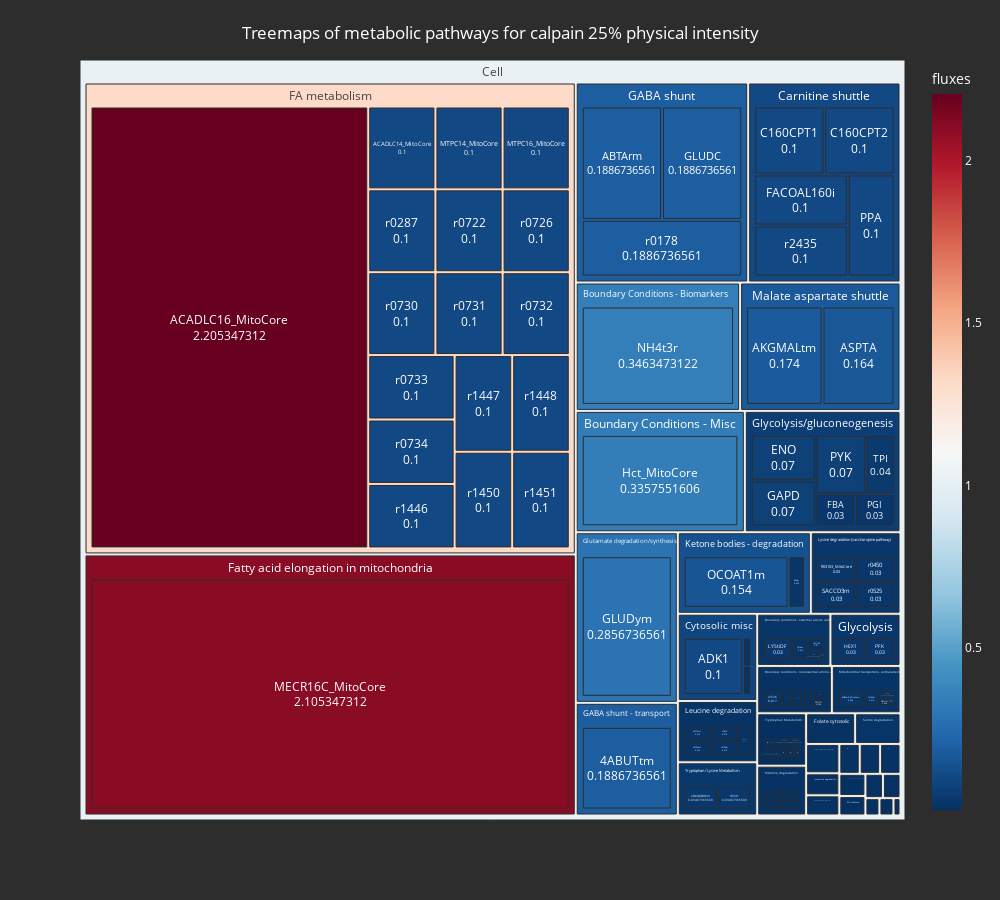
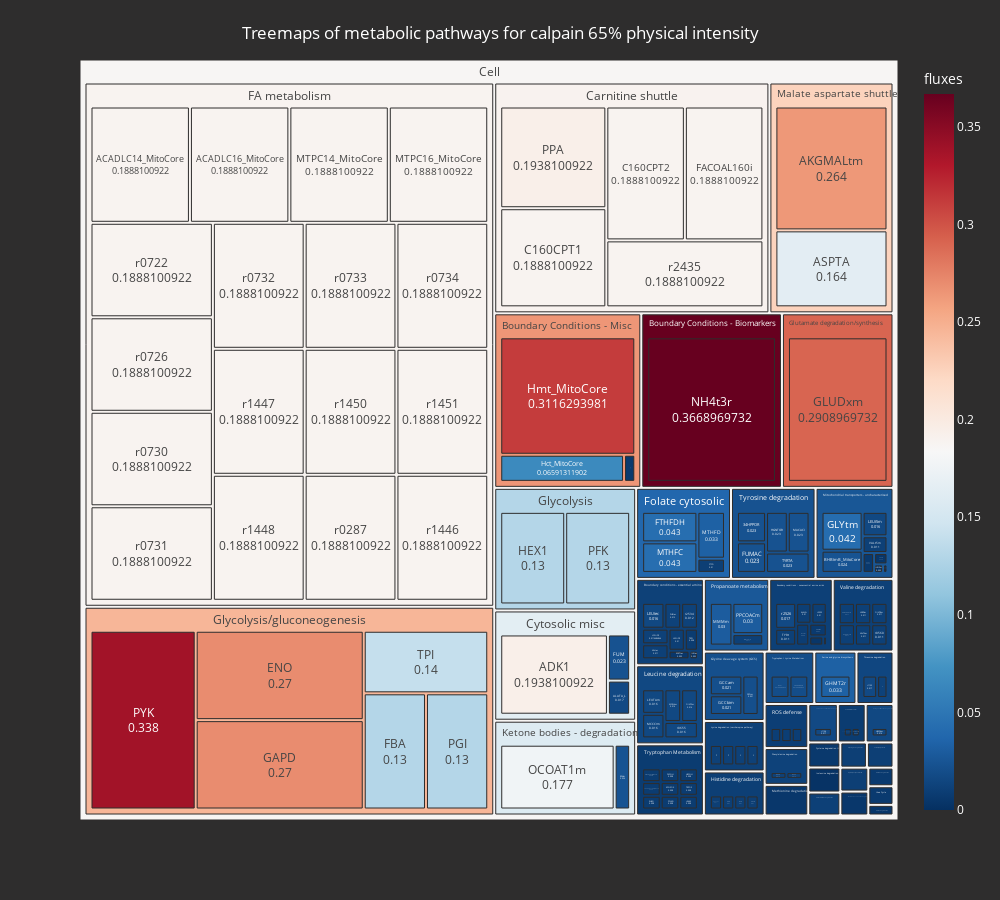
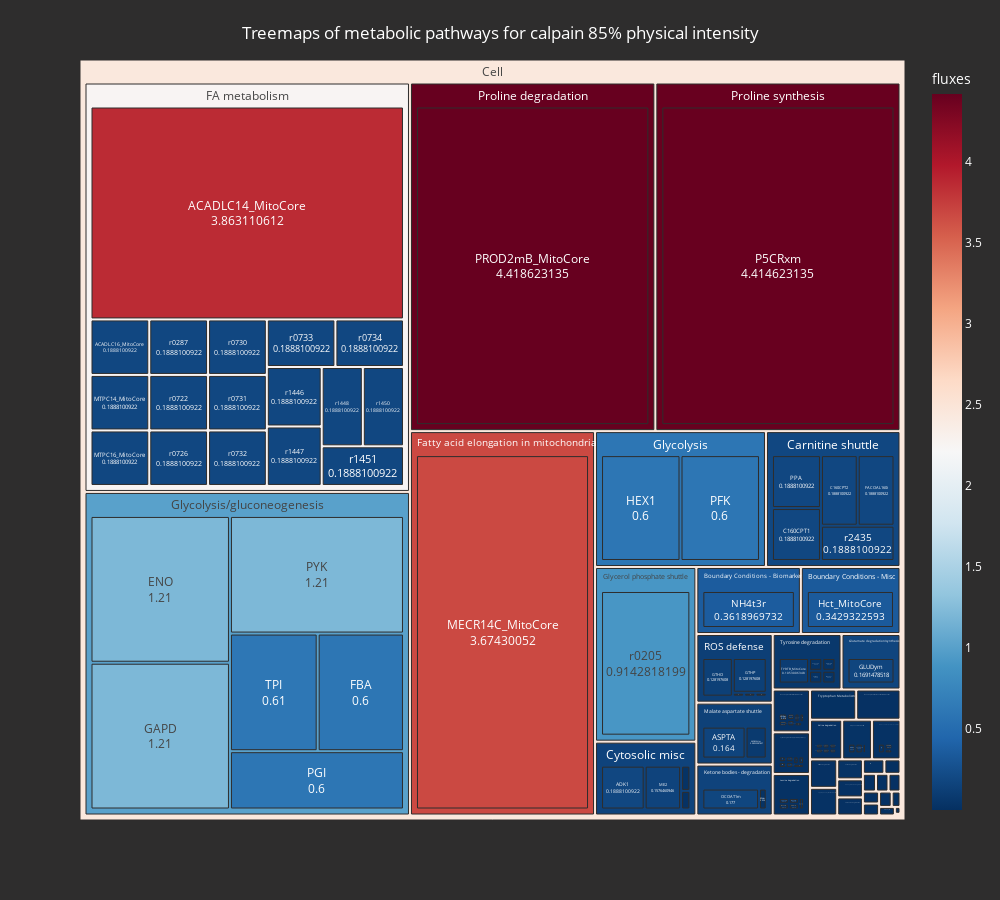

Write notebook code for charts like these, in order.
### Markdown cell above
### Building treemaps

### Code cell
display_treemap(dt25_calpain, 'calpain 25')
display_treemap(dt65_calpain, 'calpain 65')
display_treemap(dt85_calpain, 'calpain 85')

### Figure 1 — Plotly figure (JSON) as saved in the notebook; plotly's stock layout.template omitted (floating-point values rounded to 4 significant figures; data arrays with more than 128 entries replaced by an {"elided": "..."} marker saying what was removed)
{"data": [{"branchvalues": "total", "customdata": {"elided": "152x1 float values"}, "domain": {"x": [0, 1], "y": [0, 1]}, "hovertemplate": "Pathway or enzyme=%{label}<br>Flux=%{value}<br>Percentage=.%{percent entry}<extra></extra>", "ids": {"elided": "152 str values"}, "labels": {"elided": "152 str values"}, "marker": {"coloraxis": "coloraxis", "colors": {"elided": "152 float values"}}, "name": "", "parents": {"elided": "152 str values"}, "textinfo": "label+value", "textposition": "middle center", "type": "treemap", "values": {"elided": "152 float values"}}], "layout": {"coloraxis": {"colorbar": {"title": {"text": "fluxes"}}, "colorscale": [[0, "rgb(5,48,97)"], [0.1, "rgb(33,102,172)"], [0.2, "rgb(67,147,195)"], [0.3, "rgb(146,197,222)"], [0.4, "rgb(209,229,240)"], [0.5, "rgb(247,247,247)"], [0.6, "rgb(253,219,199)"], [0.7, "rgb(244,165,130)"], [0.8, "rgb(214,96,77)"], [0.9, "rgb(178,24,43)"], [1, "rgb(103,0,31)"]]}, "font": {"color": "white"}, "height": 900, "legend": {"tracegroupgap": 0}, "margin": {"t": 60}, "paper_bgcolor": "#2e2d2d", "plot_bgcolor": "rgba(0, 0, 0, 100)", "title": {"text": "Treemaps of metabolic pathways for calpain 25% physical intensity", "x": 0.5, "y": 0.97}, "width": 1000}}

### Figure 2 — Plotly figure (JSON) as saved in the notebook; plotly's stock layout.template omitted (floating-point values rounded to 4 significant figures; data arrays with more than 128 entries replaced by an {"elided": "..."} marker saying what was removed)
{"data": [{"branchvalues": "total", "customdata": {"elided": "194x1 float values"}, "domain": {"x": [0, 1], "y": [0, 1]}, "hovertemplate": "Pathway or enzyme=%{label}<br>Flux=%{value}<br>Percentage=.%{percent entry}<extra></extra>", "ids": {"elided": "194 str values"}, "labels": {"elided": "194 str values"}, "marker": {"coloraxis": "coloraxis", "colors": {"elided": "194 float values"}}, "name": "", "parents": {"elided": "194 str values"}, "textinfo": "label+value", "textposition": "middle center", "type": "treemap", "values": {"elided": "194 float values"}}], "layout": {"coloraxis": {"colorbar": {"title": {"text": "fluxes"}}, "colorscale": [[0, "rgb(5,48,97)"], [0.1, "rgb(33,102,172)"], [0.2, "rgb(67,147,195)"], [0.3, "rgb(146,197,222)"], [0.4, "rgb(209,229,240)"], [0.5, "rgb(247,247,247)"], [0.6, "rgb(253,219,199)"], [0.7, "rgb(244,165,130)"], [0.8, "rgb(214,96,77)"], [0.9, "rgb(178,24,43)"], [1, "rgb(103,0,31)"]]}, "font": {"color": "white"}, "height": 900, "legend": {"tracegroupgap": 0}, "margin": {"t": 60}, "paper_bgcolor": "#2e2d2d", "plot_bgcolor": "rgba(0, 0, 0, 100)", "title": {"text": "Treemaps of metabolic pathways for calpain 65% physical intensity", "x": 0.5, "y": 0.97}, "width": 1000}}

### Figure 3 — Plotly figure (JSON) as saved in the notebook; plotly's stock layout.template omitted (floating-point values rounded to 4 significant figures; data arrays with more than 128 entries replaced by an {"elided": "..."} marker saying what was removed)
{"data": [{"branchvalues": "total", "customdata": {"elided": "181x1 float values"}, "domain": {"x": [0, 1], "y": [0, 1]}, "hovertemplate": "Pathway or enzyme=%{label}<br>Flux=%{value}<br>Percentage=.%{percent entry}<extra></extra>", "ids": {"elided": "181 str values"}, "labels": {"elided": "181 str values"}, "marker": {"coloraxis": "coloraxis", "colors": {"elided": "181 float values"}}, "name": "", "parents": {"elided": "181 str values"}, "textinfo": "label+value", "textposition": "middle center", "type": "treemap", "values": {"elided": "181 float values"}}], "layout": {"coloraxis": {"colorbar": {"title": {"text": "fluxes"}}, "colorscale": [[0, "rgb(5,48,97)"], [0.1, "rgb(33,102,172)"], [0.2, "rgb(67,147,195)"], [0.3, "rgb(146,197,222)"], [0.4, "rgb(209,229,240)"], [0.5, "rgb(247,247,247)"], [0.6, "rgb(253,219,199)"], [0.7, "rgb(244,165,130)"], [0.8, "rgb(214,96,77)"], [0.9, "rgb(178,24,43)"], [1, "rgb(103,0,31)"]]}, "font": {"color": "white"}, "height": 900, "legend": {"tracegroupgap": 0}, "margin": {"t": 60}, "paper_bgcolor": "#2e2d2d", "plot_bgcolor": "rgba(0, 0, 0, 100)", "title": {"text": "Treemaps of metabolic pathways for calpain 85% physical intensity", "x": 0.5, "y": 0.97}, "width": 1000}}
